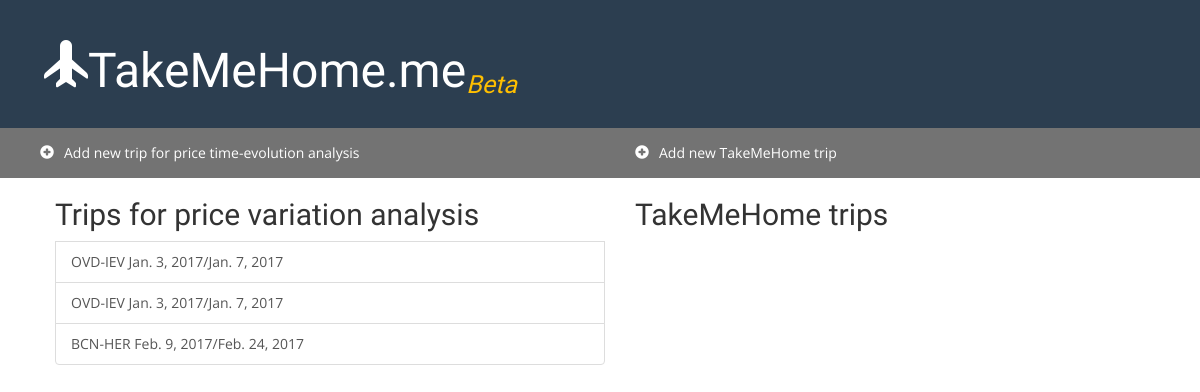
Before: / with the older database file.
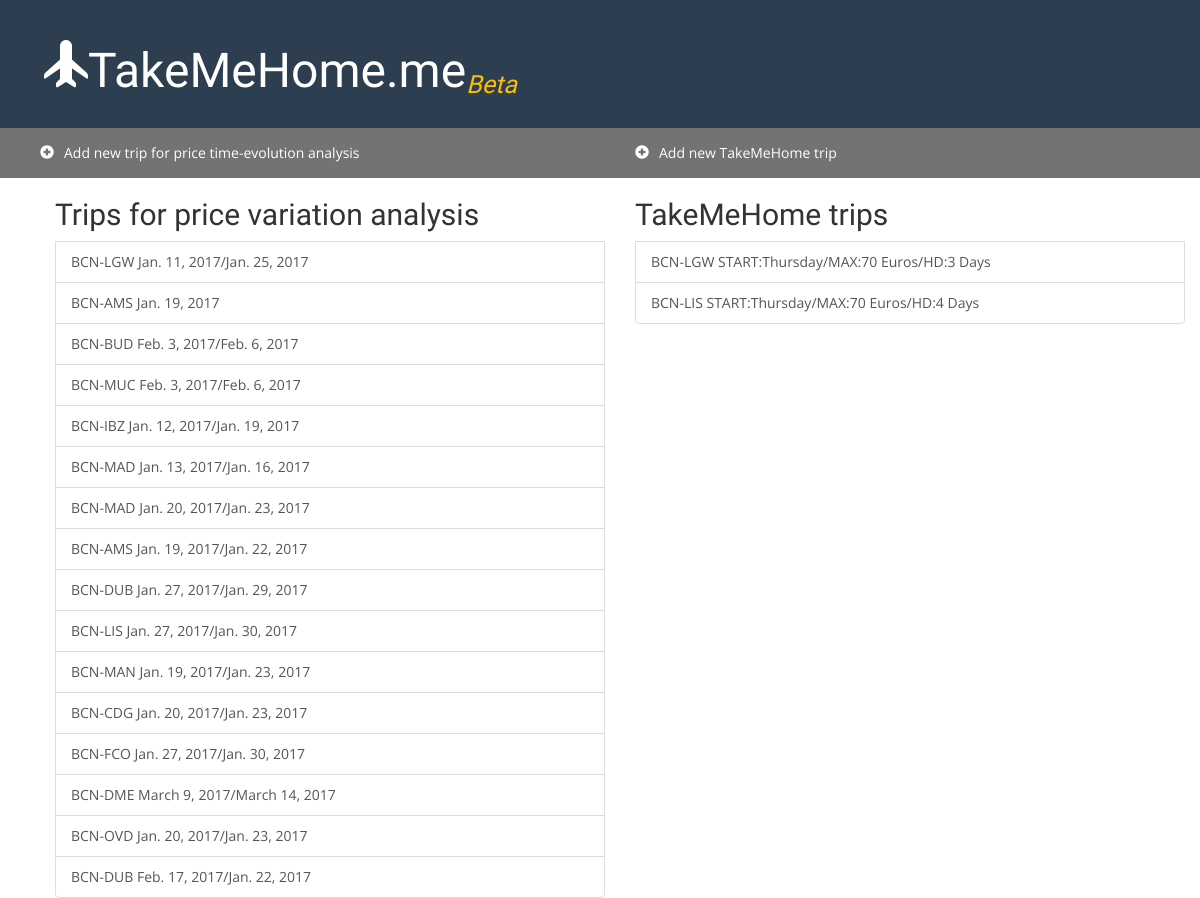
After: the same page with the newer database file.
### tracker/models.py (models this page shows, shortened)
class Trip(models.Model):
    origin = models.CharField(max_length=3, choices=LOCALS)
    destination = models.CharField(max_length=3, choices=LOCALS)
    date_departure = models.DateField()
    date_return = models.DateField()
    activated = models.BooleanField(default=True)
    one_way = models.BooleanField(default=False)
    published_date = models.DateTimeField(auto_now_add = True)

### takemehome/models.py (models this page shows, shortened)
class TripTakeMeHome(models.Model):
    origin = models.CharField(max_length=3, choices=LOCALS)
    destination = models.CharField(max_length=3, choices=LOCALS)
    start_week_day = models.CharField(max_length=1, default=4, choices=DAYS_OF_WEEK)
    max_budget = models.IntegerField(default=70)
    number_of_bank_holidays = models.IntegerField(default=4, validators=[MaxValueValidator(10),MinValueValidator(1)])
    minimum_stay_days = models.IntegerField(default=4, validators=[MaxValueValidator(10),MinValueValidator(2)])
    number_of_months_ahead = models.IntegerField(default=3, validators=[MaxValueValidator(6),MinValueValidator(1)])
    activated = models.BooleanField(default=True)
    date_departure = models.DateField(default=datetime.date.today)
    date_return = models.DateField(default=datetime.date.today)
    published_date = models.DateTimeField(auto_now_add = True)
    one_way = models.BooleanField(default=True)

### skyscrapper/views.py (the view)
# urls.py: url(r'^$', views.landing_page, name="landing_page"),
def landing_page(request):
    trips = Trip.objects.order_by('published_date')
    TMH_trips = TripTakeMeHome.objects.order_by('published_date')
    return render(request, 'landing_page.html', {'trips': trips, 'takemehometrips':TMH_trips})

### templates/landing_page.html
{% extends 'base.html' %}
{% block content %}
    <h2>Trips for price variation analysis</h2>
{% for trip in trips %}
        <a  class="list-group-item" href="{% url 'trip_detail' trip.pk %}">{{ trip.origin }}-{{ trip.destination }} {{ trip.date_departure }}{% if not trip.one_way %}/{{ trip.date_return }}{% endif %}</a>
{% endfor %}
{% endblock %}
{% block content_right %}
    <h2>TakeMeHome trips</h2>
{% for trip in takemehometrips %}
        <a  class="list-group-item" href="{% url 'takeMeHomeTrip_detail' trip.pk %}">{{ trip.origin }}-{{ trip.destination }} START:{{ trip.get_start_week_day_display }}/MAX:{{ trip.max_budget }} Euros/HD:{{ trip.number_of_bank_holidays }} Days </a>
{% endfor %}
{% endblock %}

### templates/base.html (shortened to what this page needs)
{% load staticfiles %}
{% load static %}
<html>
    <head>
        <link rel="stylesheet" href="//maxcdn.bootstrapcdn.com/bootstrap/3.2.0/css/bootstrap.min.css">
        <link rel="stylesheet" href="//maxcdn.bootstrapcdn.com/bootstrap/3.2.0/css/bootstrap-theme.min.css">
        <link rel="stylesheet" href="http://code.jquery.com/ui/1.12.0/themes/smoothness/jquery-ui.css">
        <link rel="stylesheet" href="{% static 'tracker/main.css' %}">
    </head>
    <body>
        <div class="page-header">
                <h1><a href="/"><span class="glyphicon glyphicon-plane"></span>TakeMeHome.me<sub style="font-size:25px; color:#FFBF00"><i>Beta</i></sub></a></h1>
        </div>
        <div class="sub-header content">
            <div class="row">
                <div class="col-md-6">
                    <a href="{% url 'trip_new' %}" class="top-menu"><span class="glyphicon glyphicon-plus-sign"></span>Add new trip for price time-evolution analysis</a>
                </div>
                <div class="col-md-6">
                    <a href="{% url 'new_takeMeHome_trip' %}" class="top-menu"><span class="glyphicon glyphicon-plus-sign"></span>Add new TakeMeHome trip</a>
                </div>
            </div>
        </div>
        <div class="content">
                <div class="col-md-6">
                    {% block content %}{% endblock %}
                </div>
                <div class="col-md-6">
                    {% block content_right %}{% endblock %}
                </div>
        </div>
    </body>
</html>

### tracker/static/tracker/main.css (style rules this page uses)
body { font-family:'Open Sans'; }
.page-header { background-color: #2c3e50; margin-top: 0; padding: 20px 20px 20px 40px; margin-bottom:0; border-bottom:0; }
.page-header h1, .page-header h1 a, .page-header h1 a:visited, .page-header h1 a:active { color: #ffffff; font-size: 36pt; text-decoration: none; }
.content { margin-left: 40px; }
h1, h2, h3, h4 { font-family: "Oswald"; }
.top-menu span { padding-right:10px; }
.sub-header { padding-top:15px; padding-bottom:15px; background-color:rgba(80,80,80,0.8); margin-left:0; padding-left:40px; }
.sub-header a { color:white; }

Changed rows visible on the page:
removed Trip: origin "OVD", destination "IEV", date_departure "Jan. 3, 2017", date_return "Jan. 7, 2017"
removed Trip: origin "OVD", destination "IEV", date_departure "Jan. 3, 2017", date_return "Jan. 7, 2017"
removed Trip: origin "BCN", destination "HER", date_departure "Feb. 9, 2017", date_return "Feb. 24, 2017"
added Trip: origin "BCN", destination "LGW", date_departure "Jan. 11, 2017", date_return "Jan. 25, 2017"
added Trip: origin "BCN", destination "AMS", date_departure "Jan. 19, 2017"
added Trip: origin "BCN", destination "BUD", date_departure "Feb. 3, 2017", date_return "Feb. 6, 2017"
added Trip: origin "BCN", destination "MUC", date_departure "Feb. 3, 2017", date_return "Feb. 6, 2017"
added Trip: origin "BCN", destination "IBZ", date_departure "Jan. 12, 2017", date_return "Jan. 19, 2017"
added Trip: origin "BCN", destination "MAD", date_departure "Jan. 13, 2017", date_return "Jan. 16, 2017"
added Trip: origin "BCN", destination "MAD", date_departure "Jan. 20, 2017", date_return "Jan. 23, 2017"
added Trip: origin "BCN", destination "AMS", date_departure "Jan. 19, 2017", date_return "Jan. 22, 2017"
added Trip: origin "BCN", destination "DUB", date_departure "Jan. 27, 2017", date_return "Jan. 29, 2017"
added Trip: origin "BCN", destination "LIS", date_departure "Jan. 27, 2017", date_return "Jan. 30, 2017"
added Trip: origin "BCN", destination "MAN", date_departure "Jan. 19, 2017", date_return "Jan. 23, 2017"
added Trip: origin "BCN", destination "CDG", date_departure "Jan. 20, 2017", date_return "Jan. 23, 2017"
added Trip: origin "BCN", destination "FCO", date_departure "Jan. 27, 2017", date_return "Jan. 30, 2017"
added Trip: origin "BCN", destination "DME", date_departure "March 9, 2017", date_return "March 14, 2017"
added Trip: origin "BCN", destination "OVD", date_departure "Jan. 20, 2017", date_return "Jan. 23, 2017"
added Trip: origin "BCN", destination "DUB", date_departure "Feb. 17, 2017", date_return "Jan. 22, 2017"
added TripTakeMeHome: origin "BCN", destination "LGW", start_week_day "Thursday", max_budget "70", number_of_bank_holidays "3"
added TripTakeMeHome: origin "BCN", destination "LIS", start_week_day "Thursday", max_budget "70", number_of_bank_holidays "4"
